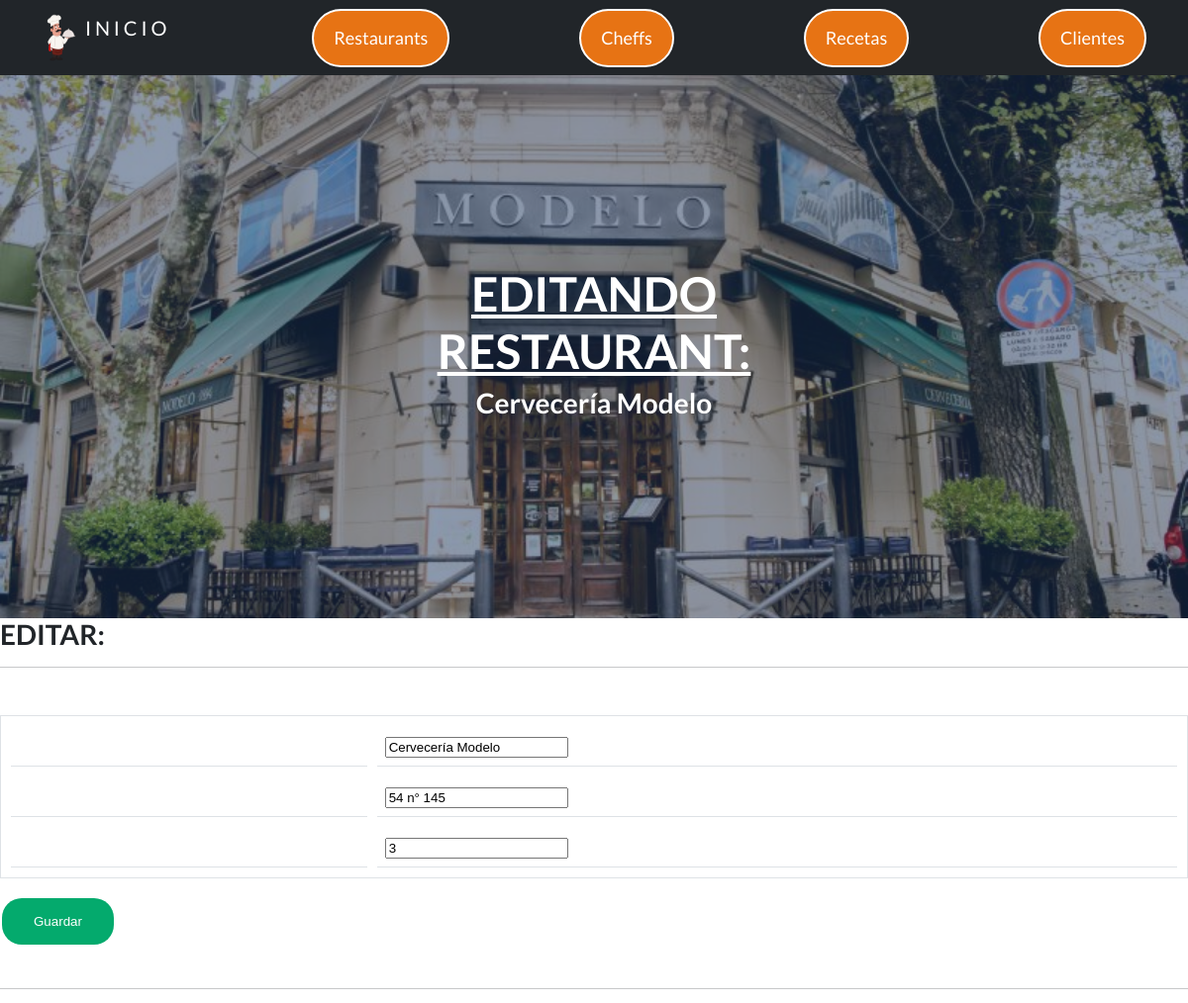
/Capuchino/editarRestaurant/1 (upper part), run on an earlier commit of the app's database.
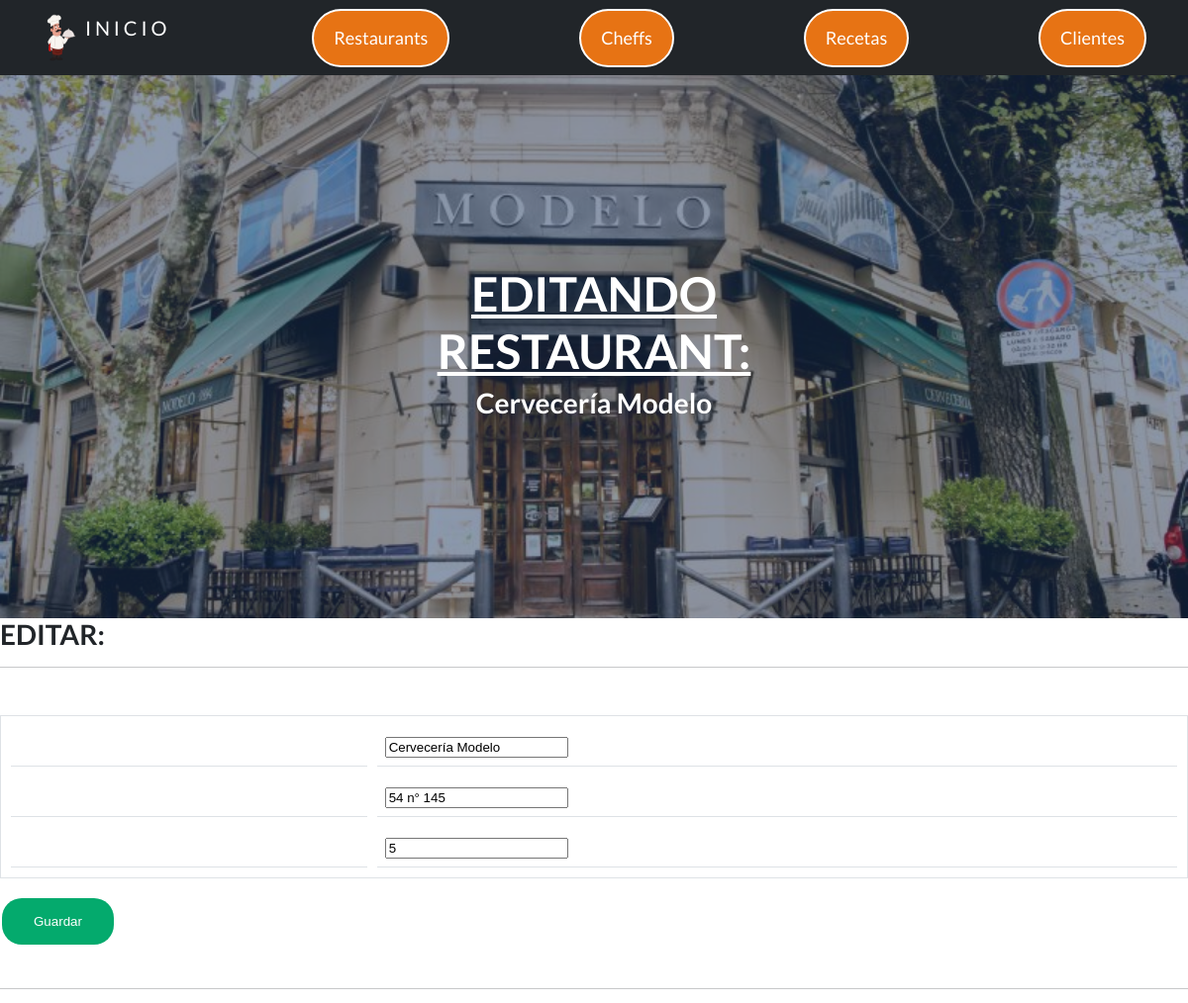
And on a later commit of the database.
### Capuchino/models.py (models this page shows, shortened)
class Restaurant(models.Model):
    nombre= models.CharField(max_length=50)
    direccion= models.CharField(max_length=30)
    estrellas= models.IntegerField()

### Capuchino/views.py (the view)
# urls.py: path('editarRestaurant/<id>', editarRest, name='editarRest'),
def editarRest(request, id):
    rest= Restaurant.objects.get(id=id)
    if request.method=='POST':
        form= RestaurantForm(request.POST)
        if form.is_valid():
            informacion= form.cleaned_data
            rest.nombre= informacion['nombre']
            rest.direccion= informacion['direccion']
            rest.estrellas= informacion['estrellas']
            rest.save()
            rest= Restaurant.objects.all()
            return render(request, 'Capuchino/leerRest.html', {'mensaje':'Restaurant editado correctamente', 'rests':rest})
    else:
        formulario= RestaurantForm(initial={'nombre':rest.nombre , 'direccion':rest.direccion, 'estrellas':rest.estrellas})
    return render(request, 'Capuchino/editarRest.html', {'form':formulario, 'rests':rest})

### Capuchino/forms.py
class RestaurantForm(forms.Form):
    nombre= forms.CharField(max_length=50)
    direccion= forms.CharField(max_length=30)
    estrellas= forms.IntegerField()

### Capuchino/templates/Capuchino/editarRest.html (shortened to what this page needs)
{% extends 'Capuchino/padre.html' %}
{% load static %}
{% block edit %}
{% static 'Capuchino/css/styles_rest.css' %}
{% endblock%}
{% block titulo %}
<h1><u>EDITANDO RESTAURANT:</u></h1>
<h3>{{ rests.nombre }} {{ rests.apellido }}</h3>
{% endblock %}
{% block contenido_2 %}
<h3>EDITAR:</h3>
<hr>
<br>
<form action="{% url 'editarRest' rests.id  %}" method="POST"> {% csrf_token %}
    <table class="table borderless" style="color:white">
        <h2 style="color:white">{{ form.as_table }}</h2>
    </table>
    <input type="submit" value="Guardar">
</form>
<br>
<hr>
{% endblock %}

What changed in the data, as far as the page shows it:
changed Restaurant "Cervecería Modelo": estrellas "3" → "5"
